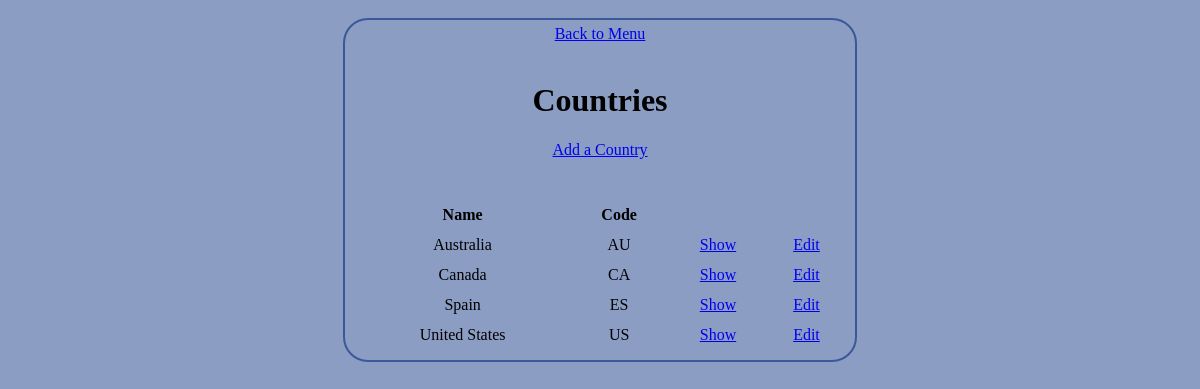
/public/staff/countries/index.php, run on the app's committed database.
### tables this page shows
CREATE TABLE `countries` (
  `id` int(11) NOT NULL AUTO_INCREMENT,
  `name` varchar(255) DEFAULT NULL,
  `code` varchar(255) DEFAULT NULL,
  PRIMARY KEY (`id`)
);

### private/query_functions.php (called while the page is built, shortened)
<?php
  function find_all_countries() {
    global $db;
    $sql = "SELECT * FROM countries ORDER BY name ASC;";
    $country_result = db_query($db, $sql);
    return $country_result;
  }
?>

### private/database.php (called while the page is built, shortened)
<?php
  function db_query($connection, $sql) {
    $result_set = mysqli_query($connection, $sql);
    return $result_set;
  }
  function db_fetch_assoc($result_set) {
    return mysqli_fetch_assoc($result_set);
  }
?>

### private/functions.php (called while the page is built, shortened)
<?php
  function h($string="") {
    return htmlspecialchars($string);
  }
?>

### public/staff/countries/index.php (the view, shortened to what this page needs)
<?php include(SHARED_PATH . '/header.php'); ?>
<div id="main-content">
  <a href="../index.php">Back to Menu</a><br />
  <h1>Countries</h1>
  <a href="new.php">Add a Country</a><br />
  <br />
  <?php
    $country_result = find_all_countries();
    echo "<table id=\"countries\" style=\"width: 500px;\">";
    echo "<tr>";
    echo "<th>Name</th>";
    echo "<th>Code</th>";
    echo "<th></th>";
    echo "<th></th>";
    echo "</tr>";
    while($country = db_fetch_assoc($country_result)) {
      echo "<tr>";
      echo "<td>" . h($country['name']) . "</td>";
      echo "<td>" . h($country['code']) . "</td>";
      echo "<td>";
      echo "<a href=\"show.php?id=" . h($country['id']) . "\">Show</a>";
      echo "</td>";
      echo "<td>";
      echo "<a href=\"edit.php?id=" . h($country['id']) . "\">Edit</a>";
      echo "</td>";
      echo "</tr>";
    }
    echo "</table>";
  ?>
</div>
<?php include(SHARED_PATH . '/footer.php'); ?>

### public/css/style.css (style rules this page uses)
body { background-color: #8b9dc3; font-family: "Lucida Grande", Tahoma; text-align: center; }
div { margin: 10px auto; border-radius: 25px; border: 2px solid #3b5998; padding: 5px; display: inline-block; }
table { margin: auto; text-align: center; border-spacing: 10px; }
a { display:block; }

### data on the page
countries: name "Australia", code "AU"
countries: name "Canada", code "CA"
countries: name "Spain", code "ES"
countries: name "United States", code "US"
